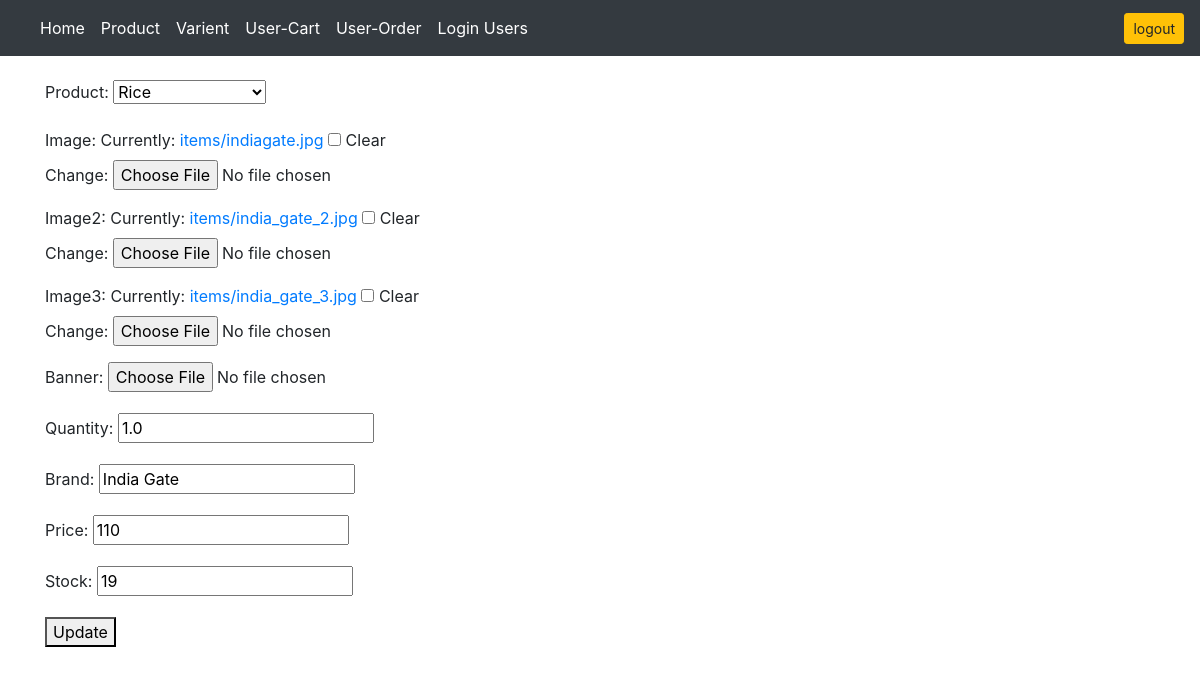
The page /varient/27/update/ (signed in) on the database its author committed.
### app/models.py (models this page shows, shortened)
class Varient(models.Model):
    product = models.ForeignKey(Product, on_delete=models.CASCADE)
    image = models.ImageField(upload_to='items/', null=True, blank=True)
    image2 = models.ImageField(upload_to='items/', null=True, blank=True)
    image3 = models.ImageField(upload_to='items/', null=True, blank=True)
    banner = models.ImageField(upload_to='items/', null=True, blank=True)
    quantity = models.FloatField(default=1)
    brand = models.CharField(null=True, max_length=15)
    description = models.CharField(
        max_length=250, null=True)
    price = models.IntegerField(default=0)
    is_active = models.BooleanField(default=True,null=True)
    stock = models.PositiveIntegerField(default=0,null=True)

### app/views.py (the view, shortened to what this page needs)
# urls.py: path('varient/<int:pk>/update/', SubProductUpdate.as_view(), name='subproductupdate'),
@method_decorator(login_required(login_url='login'), name='dispatch')
class SubProductUpdate(UpdateView):
    model = Varient
    fields = ['product', 'image', 'image2', 'image3', 'banner', 'quantity', 'brand', 'price', 'stock']
    template_name = 'sub/subprojectupdate.html'
    def get_object(self, queryset=None):
        pk = self.kwargs.get('pk')
        obj = get_object_or_404(Varient, id=pk)
        return obj
    def get_form(self, form_class=None):
        form = super().get_form(form_class)
        form.instance = self.object  # Set the instance for the form
        return form
    def get_context_data(self, **kwargs):
        context = super().get_context_data(**kwargs)
        context['products'] = Product.objects.all()
        return context

### app/models.py (called while the page is built)
    def __str__(self):
        return self.name

    @property
    def is_authenticated(self):
        return True if self.pk else False

### app/templates/sub/subprojectupdate.html (shortened to what this page needs)
{% extends 'main.html' %}
{% block content %}
  <form method="post">
    {{ form.as_p }}
    <button type="submit">Update</button>
  </form>
{% endblock %}

### static/css/main.css (style rules this page uses)
body { background-color: hsl(0, 0%, 98%); }

### rows shown on the page
Varient: product "Rice", quantity "1.0", brand "India Gate", price "110", stock "19"
